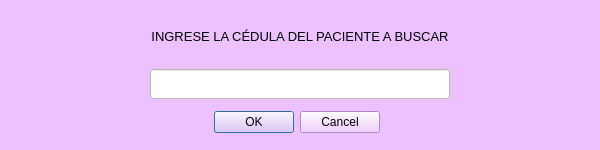
<?xml version="1.0" encoding="UTF-8"?>
<ui version="4.0">
 <class>Dialog</class>
 <widget class="QDialog" name="Dialog">
  <property name="geometry">
   <rect>
    <x>0</x>
    <y>0</y>
    <width>600</width>
    <height>150</height>
   </rect>
  </property>
  <property name="minimumSize">
   <size>
    <width>600</width>
    <height>150</height>
   </size>
  </property>
  <property name="maximumSize">
   <size>
    <width>600</width>
    <height>150</height>
   </size>
  </property>
  <property name="windowTitle">
   <string>Dialog</string>
  </property>
  <property name="styleSheet">
   <string notr="true">background-color: rgb(237, 193, 255);</string>
  </property>
  <layout class="QGridLayout" name="gridLayout">
   <item row="0" column="0">
    <widget class="QLabel" name="label">
     <property name="maximumSize">
      <size>
       <width>1000</width>
       <height>40</height>
      </size>
     </property>
     <property name="text">
      <string>&lt;html&gt;&lt;head/&gt;&lt;body&gt;&lt;p align=&quot;center&quot;&gt;&lt;span style=&quot; font-size:10pt;&quot;&gt;INGRESE LA CÉDULA DEL PACIENTE A BUSCAR&lt;/span&gt;&lt;/p&gt;&lt;/body&gt;&lt;/html&gt;</string>
     </property>
    </widget>
   </item>
   <item row="1" column="0">
    <widget class="QLineEdit" name="InputCedula">
     <property name="maximumSize">
      <size>
       <width>300</width>
       <height>30</height>
      </size>
     </property>
     <property name="styleSheet">
      <string notr="true">background-color: rgb(255, 255, 255);</string>
     </property>
    </widget>
   </item>
   <item row="2" column="0">
    <widget class="QDialogButtonBox" name="BotonOkCancel">
     <property name="enabled">
      <bool>true</bool>
     </property>
     <property name="maximumSize">
      <size>
       <width>230</width>
       <height>16777215</height>
      </size>
     </property>
     <property name="orientation">
      <enum>Qt::Horizontal</enum>
     </property>
     <property name="standardButtons">
      <set>QDialogButtonBox::Cancel|QDialogButtonBox::Ok</set>
     </property>
    </widget>
   </item>
  </layout>
 </widget>
 <resources/>
 <connections/>
</ui>
